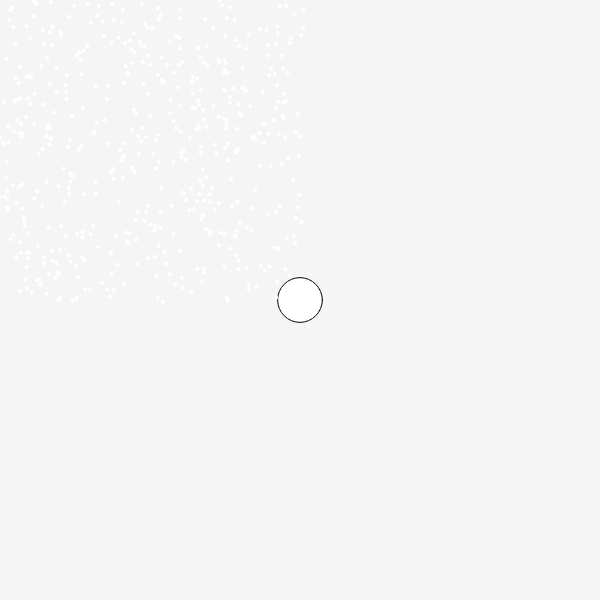
Frame 1 (no input)
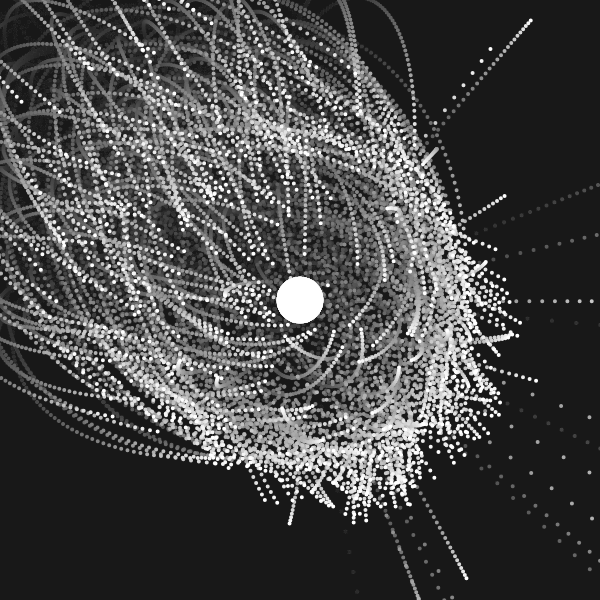
Frame 60 (no input)
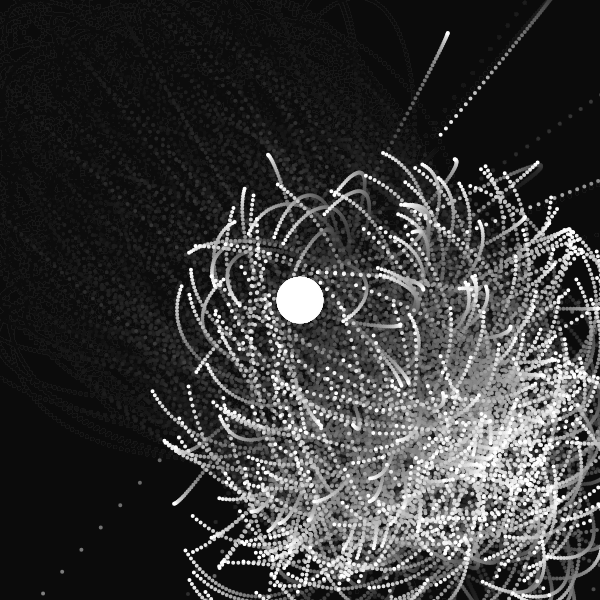
Frame 120 (the mouse pressed at the canvas centre since frame 60)

The p5.js sketch that drew these frames (run headless with seeded random() and noise() and a simulated clock; from frame 60 on, the mouse is pressed at the canvas centre):

// p5.js sketch
// ── sketch.js
let movers = [];
let attractors = [];

function setup() {
  createCanvas(600, 600);

  for (let i = 0; i < 500; i++) {
    movers[i] = new Agent(random(width / 2), random(height / 2), 1);
  }

  attractors[0] = new Attractor(width / 2, height / 2, 500);
}

function draw() {
  background(0, 10);

  for (let attractor of attractors) {
    attractor.show();

    for (let mover of movers) {
      mover.update();
      mover.show();
      attractor.attract(mover);
    }
  }
}

// ── agent.js
class Agent {
  constructor(x, y, m) {
    this.pos = createVector(x, y);
    this.vel = p5.Vector.random2D();
    this.vel.mult(5);
    this.acc = createVector(0, 0);
    this.mass = m;
    this.r = sqrt(this.mass);
  }

  applyForce(force) {
    let acc = p5.Vector.div(force, this.mass);
    this.acc.add(acc);
  }

  update() {
    this.vel.add(this.acc);
    this.pos.add(this.vel);
    this.acc.set(0, 0);
  }

  show() {
    stroke(255);
    strokeWeight(2);
    fill(255, 100);
    ellipse(this.pos.x, this.pos.y, this.r * 2);
  }
}

// ── attractor.js
class Attractor {
  constructor(x, y, m) {
    this.pos = createVector(x, y);
    this.mass = m;
    this.r = sqrt(this.mass);
  }

  attract(mover) {
    let force = p5.Vector.sub(this.pos, mover.pos);
    let distanceSq = constrain(force.magSq(), 25, 2500);

    const G = 1;

    let strength = (G * (this.mass * mover.mass)) / distanceSq;
    force.setMag(strength);

    mover.applyForce(force);
  }

  update(x, y) {
    this.pos.x = x;
    this.pos.y = y;
  }

  show() {
    fill(255);
    ellipse(this.pos.x, this.pos.y, this.r * 2);
  }
}

// ── style.css
body {
  background-color: rgba(51, 51, 51);
  height: 100vh;
  display: flex;
  align-items: center;
  justify-content: center;
  overflow-y: hidden;
}

canvas {
  border: solid 10px #fff3;
}
